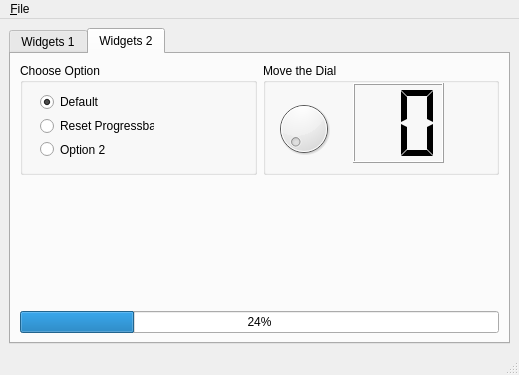
<?xml version="1.0" encoding="UTF-8"?>
<ui version="4.0">
 <class>MainWindow</class>
 <widget class="QMainWindow" name="MainWindow">
  <property name="geometry">
   <rect>
    <x>0</x>
    <y>0</y>
    <width>519</width>
    <height>375</height>
   </rect>
  </property>
  <property name="windowTitle">
   <string>MainWindow</string>
  </property>
  <widget class="QWidget" name="centralwidget">
   <layout class="QGridLayout" name="gridLayout">
    <item row="0" column="1">
     <widget class="QTabWidget" name="tabWidget_1">
      <property name="font">
       <font>
        <weight>50</weight>
        <bold>false</bold>
       </font>
      </property>
      <property name="currentIndex">
       <number>1</number>
      </property>
      <widget class="QWidget" name="tab_widgets_1">
       <property name="toolTip">
        <string/>
       </property>
       <property name="statusTip">
        <string/>
       </property>
       <attribute name="title">
        <string>Widgets 1</string>
       </attribute>
       <layout class="QVBoxLayout" name="verticalLayout">
        <item>
         <layout class="QVBoxLayout" name="verticalLayout_tab_1">
          <item>
           <widget class="QTabWidget" name="tabWidget_2">
            <property name="accessibleName">
             <string/>
            </property>
            <property name="currentIndex">
             <number>1</number>
            </property>
            <widget class="QWidget" name="tab_tree">
             <property name="statusTip">
              <string/>
             </property>
             <attribute name="title">
              <string>Tree</string>
             </attribute>
             <layout class="QHBoxLayout" name="horizontalLayout">
              <item>
               <layout class="QVBoxLayout" name="verticalLayout_2">
                <item>
                 <widget class="QTreeWidget" name="treeWidget">
                  <column>
                   <property name="text">
                    <string>Header 1</string>
                   </property>
                  </column>
                  <column>
                   <property name="text">
                    <string>New Column</string>
                   </property>
                  </column>
                  <item>
                   <property name="text">
                    <string>Item1</string>
                   </property>
                   <item>
                    <property name="text">
                     <string>Subitem1</string>
                    </property>
                   </item>
                  </item>
                 </widget>
                </item>
               </layout>
              </item>
             </layout>
            </widget>
            <widget class="QWidget" name="tab_calendar">
             <property name="statusTip">
              <string/>
             </property>
             <attribute name="title">
              <string>Calendar</string>
             </attribute>
             <layout class="QVBoxLayout" name="verticalLayout_3">
              <item>
               <widget class="QDateEdit" name="dateEdit">
                <property name="alignment">
                 <set>Qt::AlignCenter</set>
                </property>
               </widget>
              </item>
              <item>
               <widget class="QCalendarWidget" name="calendarWidget"/>
              </item>
             </layout>
            </widget>
           </widget>
          </item>
         </layout>
        </item>
       </layout>
      </widget>
      <widget class="QWidget" name="tab_widgets_2">
       <property name="toolTip">
        <string/>
       </property>
       <property name="statusTip">
        <string/>
       </property>
       <attribute name="title">
        <string>Widgets 2</string>
       </attribute>
       <layout class="QGridLayout" name="gridLayout_2">
        <item row="3" column="0" colspan="2">
         <widget class="QProgressBar" name="progressBar">
          <property name="value">
           <number>24</number>
          </property>
         </widget>
        </item>
        <item row="0" column="0">
         <widget class="QGroupBox" name="groupBox">
          <property name="title">
           <string>Choose Option</string>
          </property>
          <widget class="QWidget" name="layoutWidget">
           <property name="geometry">
            <rect>
             <x>20</x>
             <y>30</y>
             <width>114</width>
             <height>65</height>
            </rect>
           </property>
           <layout class="QVBoxLayout" name="verticalLayout_4">
            <item>
             <widget class="QRadioButton" name="radioButton">
              <property name="statusTip">
               <string>This is the default option</string>
              </property>
              <property name="text">
               <string>Default</string>
              </property>
              <property name="checked">
               <bool>true</bool>
              </property>
             </widget>
            </item>
            <item>
             <widget class="QRadioButton" name="radioButton_2">
              <property name="statusTip">
               <string>Click to reset the Progress bar</string>
              </property>
              <property name="text">
               <string>Reset Progressbar</string>
              </property>
             </widget>
            </item>
            <item>
             <widget class="QRadioButton" name="radioButton_3">
              <property name="statusTip">
               <string>Option 2:  Select to...</string>
              </property>
              <property name="text">
               <string>Option 2</string>
              </property>
             </widget>
            </item>
           </layout>
          </widget>
         </widget>
        </item>
        <item row="0" column="1">
         <widget class="QGroupBox" name="groupBox_2">
          <property name="title">
           <string>Move the Dial</string>
          </property>
          <widget class="QWidget" name="verticalLayoutWidget">
           <property name="geometry">
            <rect>
             <x>10</x>
             <y>30</y>
             <width>61</width>
             <height>71</height>
            </rect>
           </property>
           <layout class="QVBoxLayout" name="verticalLayout_5">
            <item>
             <widget class="QDial" name="dial"/>
            </item>
           </layout>
          </widget>
          <widget class="QWidget" name="verticalLayoutWidget_2">
           <property name="geometry">
            <rect>
             <x>90</x>
             <y>20</y>
             <width>91</width>
             <height>80</height>
            </rect>
           </property>
           <layout class="QVBoxLayout" name="verticalLayout_6">
            <item>
             <widget class="QLCDNumber" name="lcdNumber">
              <property name="digitCount">
               <number>2</number>
              </property>
              <property name="mode">
               <enum>QLCDNumber::Dec</enum>
              </property>
              <property name="segmentStyle">
               <enum>QLCDNumber::Flat</enum>
              </property>
             </widget>
            </item>
           </layout>
          </widget>
         </widget>
        </item>
        <item row="2" column="1">
         <spacer name="verticalSpacer_2">
          <property name="orientation">
           <enum>Qt::Vertical</enum>
          </property>
          <property name="sizeType">
           <enum>QSizePolicy::Maximum</enum>
          </property>
          <property name="sizeHint" stdset="0">
           <size>
            <width>20</width>
            <height>130</height>
           </size>
          </property>
         </spacer>
        </item>
       </layout>
      </widget>
     </widget>
    </item>
   </layout>
  </widget>
  <widget class="QMenuBar" name="menubar">
   <property name="geometry">
    <rect>
     <x>0</x>
     <y>0</y>
     <width>519</width>
     <height>21</height>
    </rect>
   </property>
   <widget class="QMenu" name="menu_File">
    <property name="title">
     <string>&amp;File</string>
    </property>
   </widget>
   <addaction name="menu_File"/>
  </widget>
  <widget class="QStatusBar" name="statusbar">
   <property name="statusTip">
    <string>Status bar</string>
   </property>
  </widget>
 </widget>
 <tabstops>
  <tabstop>tabWidget_2</tabstop>
 </tabstops>
 <resources/>
 <connections>
  <connection>
   <sender>dial</sender>
   <signal>valueChanged(int)</signal>
   <receiver>lcdNumber</receiver>
   <slot>display(int)</slot>
   <hints>
    <hint type="sourcelabel">
     <x>303</x>
     <y>115</y>
    </hint>
    <hint type="destinationlabel">
     <x>385</x>
     <y>127</y>
    </hint>
   </hints>
  </connection>
  <connection>
   <sender>radioButton_2</sender>
   <signal>clicked()</signal>
   <receiver>progressBar</receiver>
   <slot>reset()</slot>
   <hints>
    <hint type="sourcelabel">
     <x>60</x>
     <y>124</y>
    </hint>
    <hint type="destinationlabel">
     <x>68</x>
     <y>331</y>
    </hint>
   </hints>
  </connection>
 </connections>
</ui>
